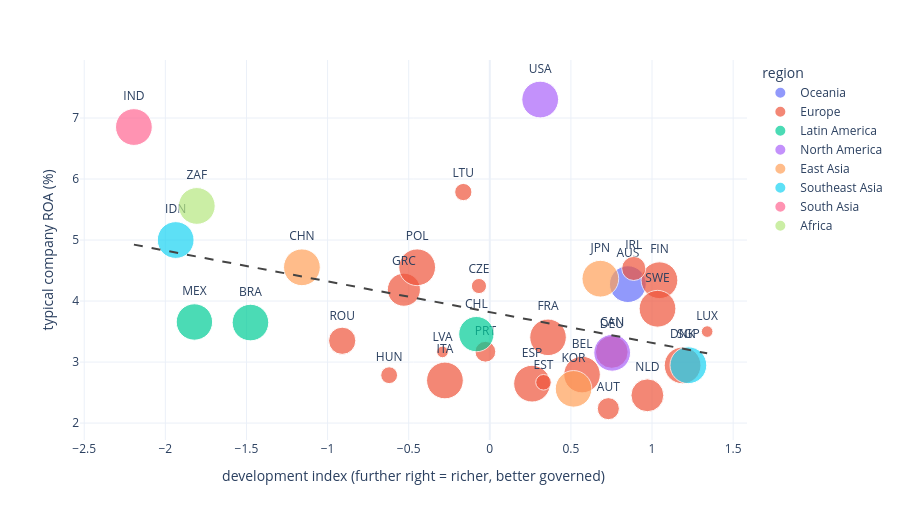

Here is the notebook cell this chart was saved with:
### Markdown cell above
## 2 · What we found

### Finding 1 · In richer, better-governed countries, companies earn slightly less on their assets *(H0)*
Each dot is a country; the vertical axis is the typical (median) ROA of its listed companies. Countries further right are richer and better governed. The line slopes down.

### Code cell
r = R["H0"]
fig = px.scatter(roa_c.reset_index(), x="dev", y="roa", text="iso3", color="region", hover_name="name", size="n", size_max=26,
                 labels={"dev": "development index (further right = richer, better governed)", "roa": "typical company ROA (%)"}, height=520)
b, a = np.polyfit(roa_c.dev, roa_c.roa, 1); xs = np.array([roa_c.dev.min(), roa_c.dev.max()])
fig.add_trace(go.Scatter(x=xs, y=a + b * xs, mode="lines", line=dict(color="#444", dash="dash"), showlegend=False))
fig.update_traces(textposition="top center", selector=dict(mode="markers+text")); fig.show()
display(Markdown(f"**In numbers:** one step up in development goes with **{r['effect']:+.1f} percentage points** of ROA (95% range {r['ci_low']:+.1f} to {r['ci_high']:+.1f}; p = {r['p_primary']:.3f}, q = {Q['H0']:.3f}). "
                 f"It holds on an independent EU source (ESEF: {r['replication_coef']:+.1f}). **Reading it:** the effect is *small* next to the differences between individual companies, and it works mostly through thinner profit margins in richer countries."))

### Figure 1 — Plotly figure (JSON) as saved in the notebook; plotly's stock layout.template omitted (floating-point values rounded to 4 significant figures)
{"data": [{"hovertemplate": "<b>%{hovertext}</b><br><br>region=Oceania<br>development index (further right = richer, better governed)=%{x}<br>typical company ROA (%)=%{y}<br>n=%{marker.size}<br>iso3=%{text}<extra></extra>", "hovertext": ["Australia"], "legendgroup": "Oceania", "marker": {"color": "#636efa", "size": [100], "sizemode": "area", "sizeref": 0.1479, "symbol": "circle"}, "mode": "markers+text", "name": "Oceania", "orientation": "v", "showlegend": true, "text": ["AUS"], "textposition": "top center", "type": "scatter", "x": [0.8511], "xaxis": "x", "y": [4.277], "yaxis": "y"}, {"hovertemplate": "<b>%{hovertext}</b><br><br>region=Europe<br>development index (further right = richer, better governed)=%{x}<br>typical company ROA (%)=%{y}<br>n=%{marker.size}<br>iso3=%{text}<extra></extra>", "hovertext": ["Austria", "Belgium", "Czechia", "Germany", "Denmark", "Spain", "Estonia", "Finland", "France", "Greece", "Hungary", "Ireland", "Italy", "Lithuania", "Luxembourg", "Latvia", "Netherlands", "Poland", "Portugal", "Romania", "Sweden"], "legendgroup": "Europe", "marker": {"color": "#EF553B", "size": [36, 99, 17, 79, 100, 100, 18, 100, 99, 81, 21, 43, 100, 22, 10, 10, 80, 100, 32, 55, 100], "sizemode": "area", "sizeref": 0.1479, "symbol": "circle"}, "mode": "markers+text", "name": "Europe", "orientation": "v", "showlegend": true, "text": ["AUT", "BEL", "CZE", "DEU", "DNK", "ESP", "EST", "FIN", "FRA", "GRC", "HUN", "IRL", "ITA", "LTU", "LUX", "LVA", "NLD", "POL", "PRT", "ROU", "SWE"], "textposition": "top center", "type": "scatter", "x": [0.7307, 0.5686, -0.06684, 0.7521, 1.189, 0.2604, 0.3312, 1.046, 0.359, -0.5296, -0.6205, 0.8873, -0.2766, -0.1633, 1.34, -0.2915, 0.9713, -0.4477, -0.02715, -0.9098, 1.034], "xaxis": "x", "y": [2.236, 2.795, 4.246, 3.165, 2.945, 2.646, 2.669, 4.342, 3.406, 4.186, 2.785, 4.535, 2.699, 5.787, 3.5, 3.167, 2.455, 4.554, 3.169, 3.349, 3.874], "yaxis": "y"}, {"hovertemplate": "<b>%{hovertext}</b><br><br>region=Latin America<br>development index (further right = richer, better governed)=%{x}<br>typical company ROA (%)=%{y}<br>n=%{marker.size}<br>iso3=%{text}<extra></extra>", "hovertext": ["Brazil", "Chile", "Mexico"], "legendgroup": "Latin America", "marker": {"color": "#00cc96", "size": [99, 92, 98], "sizemode": "area", "sizeref": 0.1479, "symbol": "circle"}, "mode": "markers+text", "name": "Latin America", "orientation": "v", "showlegend": true, "text": ["BRA", "CHL", "MEX"], "textposition": "top center", "type": "scatter", "x": [-1.475, -0.08283, -1.821], "xaxis": "x", "y": [3.648, 3.458, 3.657], "yaxis": "y"}, {"hovertemplate": "<b>%{hovertext}</b><br><br>region=North America<br>development index (further right = richer, better governed)=%{x}<br>typical company ROA (%)=%{y}<br>n=%{marker.size}<br>iso3=%{text}<extra></extra>", "hovertext": ["Canada", "United States"], "legendgroup": "North America", "marker": {"color": "#ab63fa", "size": [100, 100], "sizemode": "area", "sizeref": 0.1479, "symbol": "circle"}, "mode": "markers+text", "name": "North America", "orientation": "v", "showlegend": true, "text": ["CAN", "USA"], "textposition": "top center", "type": "scatter", "x": [0.7543, 0.3106], "xaxis": "x", "y": [3.152, 7.303], "yaxis": "y"}, {"hovertemplate": "<b>%{hovertext}</b><br><br>region=East Asia<br>development index (further right = richer, better governed)=%{x}<br>typical company ROA (%)=%{y}<br>n=%{marker.size}<br>iso3=%{text}<extra></extra>", "hovertext": ["China", "Japan", "South Korea"], "legendgroup": "East Asia", "marker": {"color": "#FFA15A", "size": [100, 100, 99], "sizemode": "area", "sizeref": 0.1479, "symbol": "circle"}, "mode": "markers+text", "name": "East Asia", "orientation": "v", "showlegend": true, "text": ["CHN", "JPN", "KOR"], "textposition": "top center", "type": "scatter", "x": [-1.158, 0.6815, 0.5163], "xaxis": "x", "y": [4.554, 4.366, 2.561], "yaxis": "y"}, {"hovertemplate": "<b>%{hovertext}</b><br><br>region=Southeast Asia<br>development index (further right = richer, better governed)=%{x}<br>typical company ROA (%)=%{y}<br>n=%{marker.size}<br>iso3=%{text}<extra></extra>", "hovertext": ["Indonesia", "Singapore"], "legendgroup": "Southeast Asia", "marker": {"color": "#19d3f3", "size": [100, 100], "sizemode": "area", "sizeref": 0.1479, "symbol": "circle"}, "mode": "markers+text", "name": "Southeast Asia", "orientation": "v", "showlegend": true, "text": ["IDN", "SGP"], "textposition": "top center", "type": "scatter", "x": [-1.936, 1.224], "xaxis": "x", "y": [5.0, 2.948], "yaxis": "y"}, {"hovertemplate": "<b>%{hovertext}</b><br><br>region=South Asia<br>development index (further right = richer, better governed)=%{x}<br>typical company ROA (%)=%{y}<br>n=%{marker.size}<br>iso3=%{text}<extra></extra>", "hovertext": ["India"], "legendgroup": "South Asia", "marker": {"color": "#FF6692", "size": [100], "sizemode": "area", "sizeref": 0.1479, "symbol": "circle"}, "mode": "markers+text", "name": "South Asia", "orientation": "v", "showlegend": true, "text": ["IND"], "textposition": "top center", "type": "scatter", "x": [-2.194], "xaxis": "x", "y": [6.852], "yaxis": "y"}, {"hovertemplate": "<b>%{hovertext}</b><br><br>region=Africa<br>development index (further right = richer, better governed)=%{x}<br>typical company ROA (%)=%{y}<br>n=%{marker.size}<br>iso3=%{text}<extra></extra>", "hovertext": ["South Africa"], "legendgroup": "Africa", "marker": {"color": "#B6E880", "size": [100], "sizemode": "area", "sizeref": 0.1479, "symbol": "circle"}, "mode": "markers+text", "name": "Africa", "orientation": "v", "showlegend": true, "text": ["ZAF"], "textposition": "top center", "type": "scatter", "x": [-1.806], "xaxis": "x", "y": [5.559], "yaxis": "y"}, {"line": {"color": "#444", "dash": "dash"}, "mode": "lines", "showlegend": false, "type": "scatter", "x": [-2.194, 1.34], "y": [4.925, 3.144]}], "layout": {"height": 520, "legend": {"itemsizing": "constant", "title": {"text": "region"}, "tracegroupgap": 0}, "margin": {"t": 60}, "xaxis": {"anchor": "y", "domain": [0, 1], "title": {"text": "development index (further right = richer, better governed)"}}, "yaxis": {"anchor": "x", "domain": [0, 1], "title": {"text": "typical company ROA (%)"}}}}
